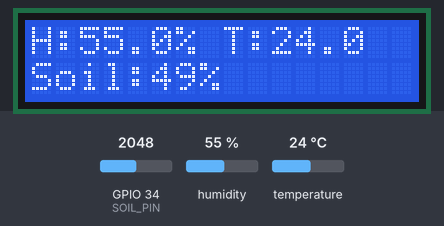
Recording of a sketch running on a simulated ESP32. On the bench: 16×2 character LCD. Inputs (shaded band) come from the test bench; at power-on: humidity 55 %, GPIO 34 (SOIL_PIN) = 2048, temperature 24 °C. What the sketch prints to the serial monitor is not drawn.

Above: at 3.2 s.
3.3 s: humidity set to 22 %
At 5.1 s:
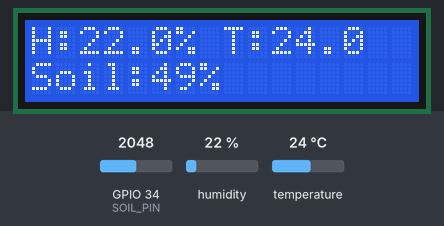
5.7 s: GPIO 34 (SOIL_PIN) set to 2866
At 6.9 s:
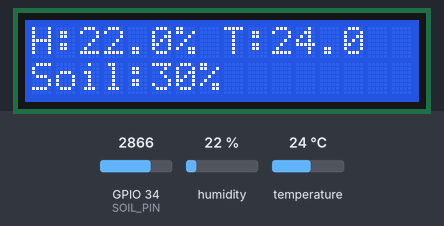
7.7 s: temperature set to 12 °C
At 8.7 s:
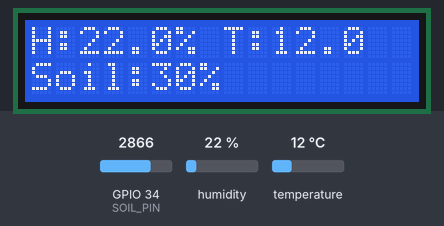
9.8 s: GPIO 34 (SOIL_PIN) set to 3603
At 11.6 s:
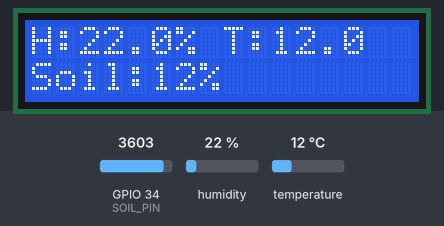
11.9 s: humidity set to 40 %
At 13.5 s:
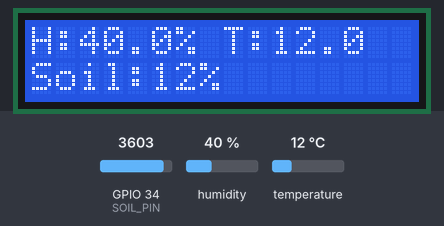
14.0 s: GPIO 34 (SOIL_PIN) set to 4095
At 15.3 s:
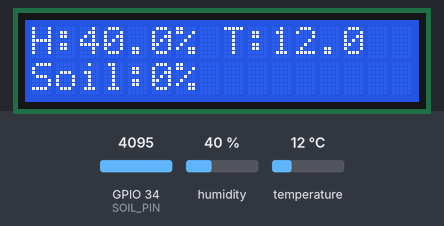
Timing chart, 0 to 17.0 s (numbered marks = the images above; inputs shaded):
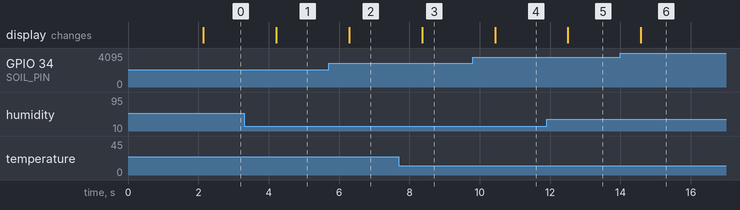

The sketch:

main.ino
```cpp
#include <Wire.h>
#include <LiquidCrystal_I2C.h>
#include "DHT.h"

// LCD
LiquidCrystal_I2C lcd(0x27, 16, 2);

// DHT11
#define DHTPIN 4
#define DHTTYPE DHT11
DHT dht(DHTPIN, DHTTYPE);

// Soil sensor
#define SOIL_PIN 34   // Analog input only

void setup() {
  Serial.begin(115200);

  // LCD Init
  lcd.init();
  lcd.backlight();
  lcd.clear();
  lcd.setCursor(0, 0);
  lcd.print("Greenhouse");
  lcd.setCursor(0, 1);
  lcd.print("System Starting");
  delay(2000);
  lcd.clear();

  // DHT Init
  dht.begin();
}

void loop() {
  // Read soil moisture (0–4095)
  int soilValue = analogRead(SOIL_PIN);

  // Convert to %
  int soilPercent = map(soilValue, 4095, 0, 0, 100);
  if (soilPercent < 0) soilPercent = 0;
  if (soilPercent > 100) soilPercent = 100;

  // Read temperature & humidity
  float h = dht.readHumidity();
  float t = dht.readTemperature();

  // Check if DHT failed
  if (isnan(h) || isnan(t)) {
    Serial.println("DHT Error!");
    h = 0;
    t = 0;
  }

  // Print to Serial
  Serial.print("Humidity: ");
  Serial.print(h);
  Serial.print(" % | Temp: ");
  Serial.print(t);
  Serial.print(" C | Soil: ");
  Serial.print(soilPercent);
  Serial.println(" %");

  // Display on LCD
  lcd.clear();
  lcd.setCursor(0, 0);
  lcd.print("H:");
  lcd.print(h, 1);
  lcd.print("% T:");
  lcd.print(t, 1);

  lcd.setCursor(0, 1);
  lcd.print("Soil:");
  lcd.print(soilPercent);
  lcd.print("%");

  delay(1000);
}
```

Measured:
- after the input at 3.3 s, the display: changes after 0.92 s (image 1)
- after the input at 5.7 s, the display: changes after 0.59 s (image 2)
- after the input at 7.7 s, the display: changes after 0.66 s (image 3)
- after the input at 9.8 s, the display: changes after 0.63 s (image 4)
- after the input at 11.9 s, the display: changes after 0.61 s (image 5)
- after the input at 14.0 s, the display: changes after 0.58 s (image 6)
